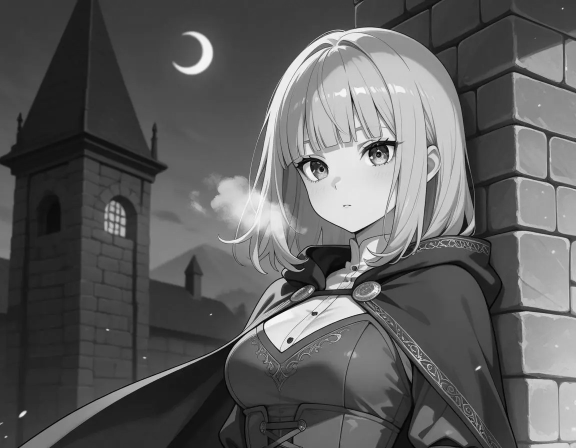
#> input picture wml2/tests/fixtures/review/jpeg-scaled-bench-gray.jpg, 1152 x 896 px, given in place of jpeg-icc-base.jpg, which was not available (shown at 1/2 size)
$ python generate_jpeg_bench.py out.png
#> lines starting #> are read from the running program, lines starting #| are printed output that depends on the picture; pictures that were not available may be replaced by others from this repository, and a replacement may not be noted
"""Create public synthetic benchmark inputs; requires Pillow and NumPy.

Usage: python generate_jpeg_bench.py .test-bench
No input images or private metadata are copied into the generated gradients.
"""
import argparse
from pathlib import Path

import numpy as np
from PIL import Image, ImageFile

parser = argparse.ArgumentParser(description=__doc__)
parser.add_argument("output", type=Path)
args = parser.parse_args()
args.output.mkdir(parents=True, exist_ok=True)
ImageFile.MAXBLOCK = 64 * 1024 * 1024
base = Image.open(Path(__file__).with_name("jpeg-icc-base.jpg")).convert("RGB")
for sub in (0, 2):
    for progressive in (False, True):
        mode = "progressive" if progressive else "baseline"
        base.resize((16, 16)).save(
            args.output / f"tiny-s{sub}-{mode}.jpg",
            quality=90, subsampling=sub, progressive=progressive,
        )
#> this loop made 2 passes
#> pass 1, `base.resize((16, 16)).save( args.output / f"tiny-s{sub}-{mode}.jpg", q..`:
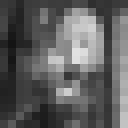
#> saved as tiny-s0-baseline.jpg: PIL image 16x16 RGB (shown 8 times larger); min 20, max 225, mean 94.1
for name, width, height in [
    ("edge32", 32, 32), ("edge64", 64, 64), ("small", 128, 128),
    ("edge256", 256, 256), ("medium", 1024, 768), ("large", 3072, 2048),
]:
    y, x = np.indices((height, width))
    pixels = np.stack(((x * 7 + y * 3) % 256, (x * 13 + y * 11) % 256,
                       (x * 31 + y * 17) % 256), axis=-1).astype("uint8")
    for sub in (0, 2):
        for progressive in ((False,) if name.startswith("edge") else (False, True)):
            mode = "progressive" if progressive else "baseline"
            Image.fromarray(pixels).save(
                args.output / f"{name}-s{sub}-{mode}.jpg",
                quality=90, subsampling=sub, progressive=progressive,
            )
#> this loop made 6 passes
#> pass 1, `Image.fromarray(pixels).save( args.output / f"{name}-s{sub}-{mode}.jpg..`:
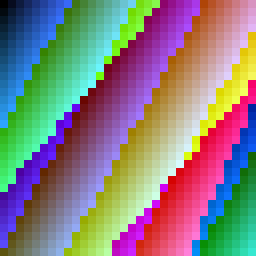
#> saved as edge32-s0-baseline.jpg: PIL image 32x32 RGB (shown 8 times larger); mean R, G, B 134, 126.2, 127.5
#> pass 2, `Image.fromarray(pixels).save( args.output / f"{name}-s{sub}-{mode}.jpg..`:
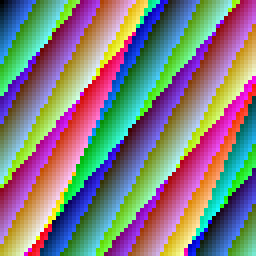
#> saved as edge64-s0-baseline.jpg: PIL image 64x64 RGB (shown 4 times larger); mean R, G, B 130.3, 127.2, 127.5

$ run again, on wml2/tests/fixtures/review/jp2_blocks_19x69_d3_rgb_b16x64_noise_mct1.jp2
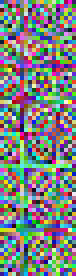
#> input picture wml2/tests/fixtures/review/jp2_blocks_19x69_d3_rgb_b16x64_noise_mct1.jp2, 19 x 69 px, given in place of jpeg-icc-base.jpg, which was not available (shown 4 times larger)
#> base is the input picture: PIL image 19x69 RGB; mean R, G, B 125.7, 129.7, 127.3
#> the loop `for sub in (0, 2):` made 2 passes
#> pass 1, `base.resize((16, 16)).save( args.output / f"tiny-s{sub}-{mode}.jpg", q..`:
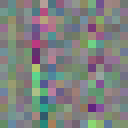
#> saved as tiny-s0-baseline.jpg: PIL image 16x16 RGB (shown 8 times larger); mean R, G, B 125.7, 129.8, 127.1

$ run again, on wml2/tests/fixtures/review/jp2_blocks_257x129_d5_rgb_b64x64_noise_mct1.jp2
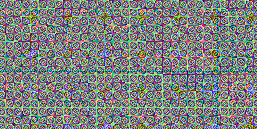
#> input picture wml2/tests/fixtures/review/jp2_blocks_257x129_d5_rgb_b64x64_noise_mct1.jp2, 257 x 129 px, given in place of jpeg-icc-base.jpg, which was not available
#> base is the input picture: PIL image 257x129 RGB; mean R, G, B 125.3, 128.7, 127.3
#> the loop `for sub in (0, 2):` made 2 passes
#> pass 1, `base.resize((16, 16)).save( args.output / f"tiny-s{sub}-{mode}.jpg", q..`:
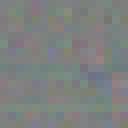
#> saved as tiny-s0-baseline.jpg: PIL image 16x16 RGB (shown 8 times larger); mean R, G, B 125.2, 128.7, 127.3
